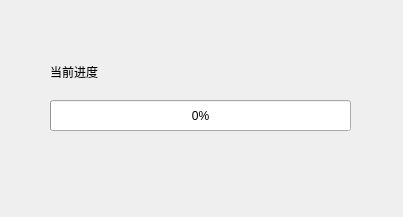
<?xml version="1.0" encoding="UTF-8"?>
<ui version="4.0">
 <class>Process</class>
 <widget class="QWidget" name="Process">
  <property name="geometry">
   <rect>
    <x>0</x>
    <y>0</y>
    <width>403</width>
    <height>217</height>
   </rect>
  </property>
  <property name="windowTitle">
   <string>Form</string>
  </property>
  <widget class="QProgressBar" name="progressBar">
   <property name="geometry">
    <rect>
     <x>50</x>
     <y>100</y>
     <width>301</width>
     <height>31</height>
    </rect>
   </property>
   <property name="maximum">
    <number>9999999</number>
   </property>
   <property name="value">
    <number>0</number>
   </property>
  </widget>
  <widget class="QLabel" name="label">
   <property name="geometry">
    <rect>
     <x>50</x>
     <y>62</y>
     <width>54</width>
     <height>20</height>
    </rect>
   </property>
   <property name="text">
    <string>当前进度</string>
   </property>
  </widget>
 </widget>
 <resources/>
 <connections/>
</ui>
